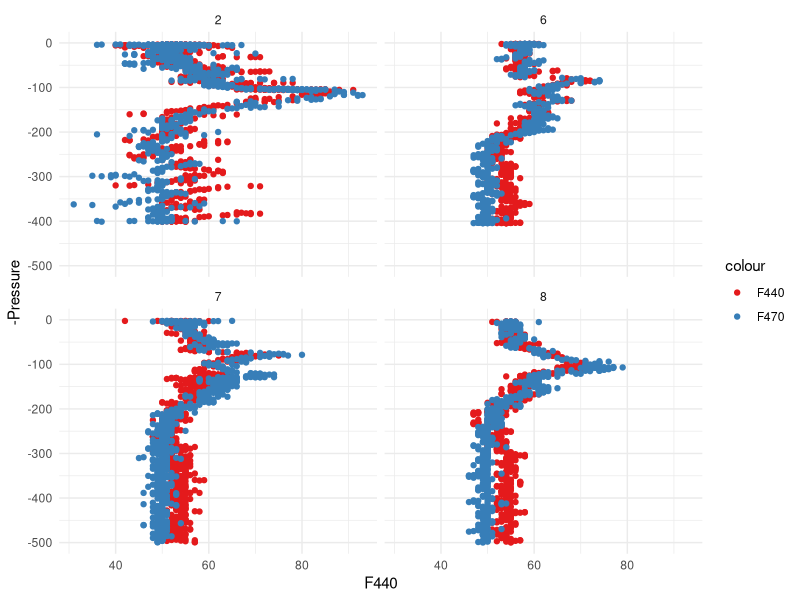
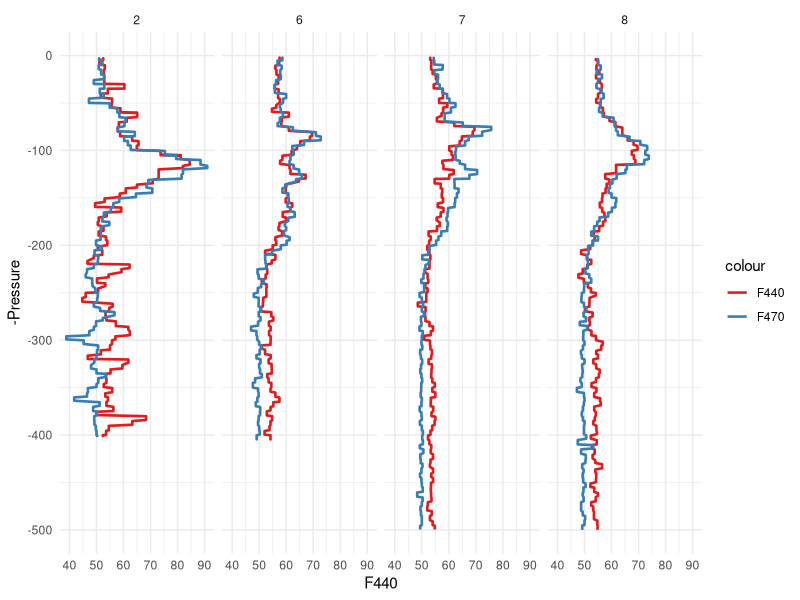
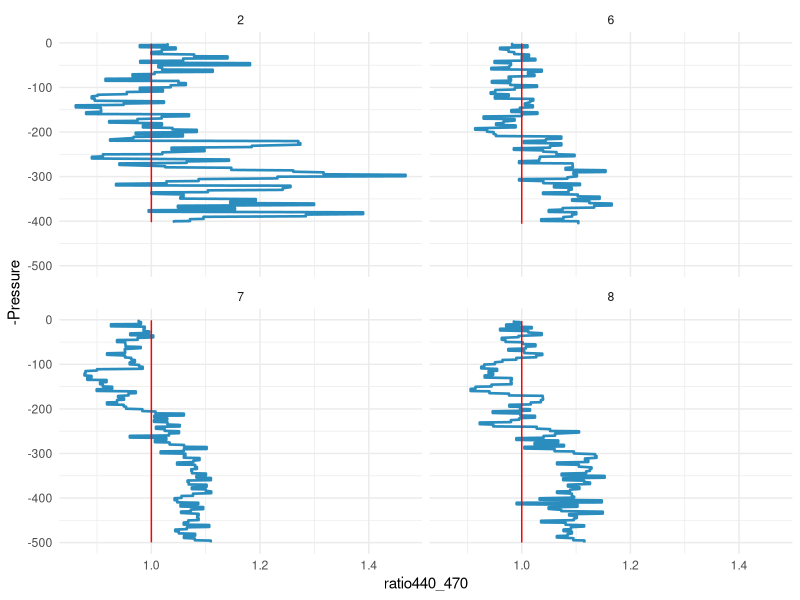
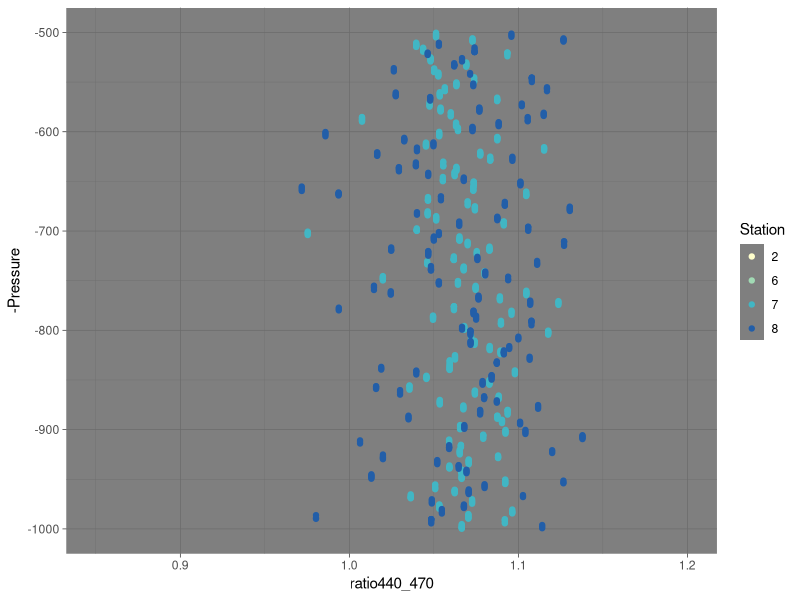

Reproduce these figures in R, in order.
library(tidyverse)

tonga_01 <- read_table2("Tonga/Data/TONGA_ECO1.txt")
tonga_02 <- read_table2("Tonga/Data/TONGA_ECO2.txt")
tonga <- bind_rows(tonga_01, tonga_02)

tonga_to_plot <- filter(tonga, F440 > 0  & Station %in% c("2", "6", "7", "8"))
ggplot(tonga_to_plot)+
  geom_point(aes(x = F440, y = -Pressure, colour = "F440"))+
  geom_point(aes(x = F470, y = -Pressure, colour = "F470"))+
  scale_color_brewer(palette = "Set1")+
  ylim(-500,0)+
  theme_minimal()+
  facet_wrap( .~ Station)

tonga_bin <- tonga_to_plot %>%
  mutate(bin = floor((Pressure/5) + 1)) %>% 
  group_by(bin, Station) %>%
  summarise_at(.vars = c("F440", "F470"), .funs = list(mean)) %>%
  mutate(ratio440_470 = F440 / F470) %>%
  ungroup()

tonga_to_plot <- tonga_to_plot %>% mutate(bin = floor((Pressure/5) + 1)) %>%
  select(bin, Station, Pressure) %>% 
  left_join(tonga_bin, by = c("bin", "Station"))


ggplot(tonga_to_plot)+
  geom_path(aes(x = F440, y = -Pressure, colour = "F440"), size = 0.9)+
  geom_path(aes(x = F470, y = -Pressure, colour = "F470"), size = 0.9)+
  scale_color_brewer(palette = "Set1")+
  ylim(-500,0)+
  theme_minimal()+
  facet_wrap( .~ Station, nrow = 1)

ggplot(tonga_to_plot)+
  geom_path(aes(x = ratio440_470, y = -Pressure), colour = "#2b8cbe", size = 0.9)+
  geom_line(aes(x = 1, y = -Pressure), colour = "Red")+
  ylim(-500,0)+
  theme_minimal()+
  facet_wrap( .~ Station)

ggplot(tonga_to_plot)+
  geom_point(aes( x = ratio440_470, y = -Pressure, colour = Station), size = 1.5)+
  scale_color_brewer(palette = "YlGnBu")+
  ylim(-1000, -500)+
  xlim(0.85,1.2)+
  theme_dark()


